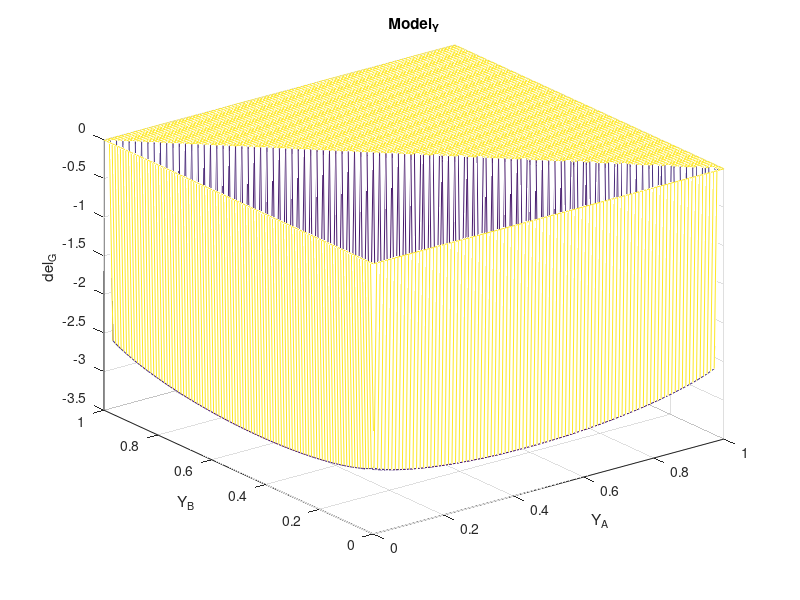

MATLAB code for this plot:
% Model in terms of Y_A, Y_B. Assigned constant values.
% User inputs T constant value in command window when running

% Create constants
z = 1;
w_AB = 1;
w_AC = 1;
w_BC = 1;
R = 1;
T = input ('Enter value for T');
f = 0.1;
a = 0.1;
o_A = 1;
o_B = 1;
o_C =1;
del_H_AC = 1;
del_H_BC = 1;
y_A = 1;
y_B = 1;
y_C = 1;
X_A = 0.1;
X_B = 0.1;

% Defining y_a and y_b vectors
y_b = linspace(0,1,100);
y_a = linspace(0, 1, 100);

% Grid of points
[Y_A,Y_B] = meshgrid(y_a,y_b);

% Evaluate points with log condition
del_G = zeros(size(Y_A));
for i = 1:numel(Y_A)
    if (1-Y_A(i) - Y_B(i) > 0) && (Y_A(i) > 0) && (Y_B(i) > 0)
    del_G(i) = (z.*w_AB.*X_A.*X_B+z.*w_AC.*X_A.* ...
    (1-X_A-X_B)+z.* w_BC.*X_B.*(1-X_A-X_B)+ ...
    R.*T.*(X_A.*log(X_A)+X_B.*log(X_B)+(1-X_A-X_B).* ...
    log(1-X_A-X_B))).*(1-f)...
    +(a.*z.*w_AB.*Y_A(i).*Y_B(i)+a.*z.*w_AC.*Y_A(i).*(1-Y_A(i)-Y_B(i))+ ...
    a.*z.*w_BC.*Y_B(i)*(1-Y_A(i)-Y_B(i))+o_A.*y_A.*Y_A(i)+ ...
    o_B.*y_B.*Y_B(i)+o_C.*y_C.*(1-Y_A(i)-Y_B(i))+del_H_AC.*Y_A(i)+ ...
    del_H_BC.*Y_B(i)+ R.*T.*(Y_A(i).*log(Y_A(i))+Y_B(i).*log(Y_B(i))+ ...
    (1-Y_A(i)-Y_B(i)).*log(1-Y_A(i)-Y_B(i)))).*(f);
    end
end

figure
mesh(Y_A,Y_B,del_G)
xlabel('Y_A')
ylabel('Y_B')
zlabel('del_G')
grid on
title('Model_Y')
